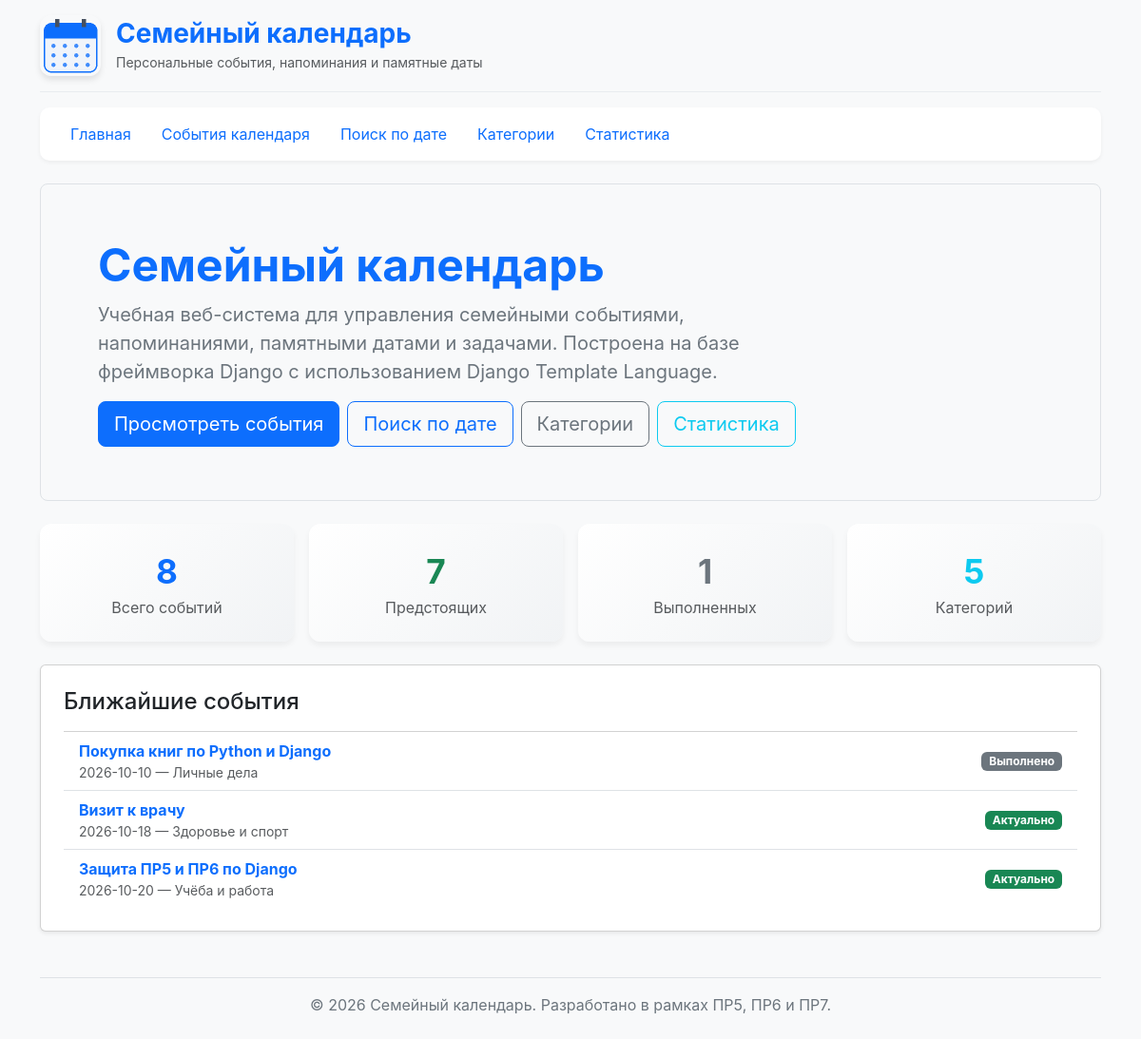
The page / on the database its author committed.
### homepage/views.py (the view)
# urls.py: path("", views.index, name="index"),
def index(request):
    conn = get_connection()
    summary = conn.execute("""
        SELECT
            COUNT(*) AS total_events,
            SUM(CASE WHEN is_completed = 0 THEN 1 ELSE 0 END)
                AS upcoming_count,
            SUM(CASE WHEN is_completed = 1 THEN 1 ELSE 0 END)
                AS completed_count
        FROM events;
    """).fetchone()
    cat_count = conn.execute(
        "SELECT COUNT(*) AS cnt FROM categories;"
    ).fetchone()["cnt"]
    recent_events = conn.execute("""
        SELECT
            events.id,
            events.name,
            events.event_date,
            events.is_completed,
            categories.name AS category,
            categories.icon AS category_icon,
            users.name AS user_name
        FROM events
        JOIN categories ON events.category_id = categories.id
        JOIN users ON events.user_id = users.id
        ORDER BY events.event_date ASC
        LIMIT 3;
    """).fetchall()
    conn.close()
    total_events = summary["total_events"] if summary else 0
    upcoming_count = (
        summary["upcoming_count"]
        if summary and summary["upcoming_count"]
        else 0
    )
    completed_count = (
        summary["completed_count"]
        if summary and summary["completed_count"]
        else 0
    )
    context = {
        "total_events": total_events,
        "upcoming_count": upcoming_count,
        "completed_count": completed_count,
        "categories_count": cat_count,
        "recent_events": recent_events,
    }
    return render(request, "homepage/index.html", context)

### db/database.py (called while the page is built)
def get_connection(db_path=None):
    target_path = Path(db_path) if db_path else DB_PATH
    target_path.parent.mkdir(parents=True, exist_ok=True)
    conn = sqlite3.connect(str(target_path))
    conn.execute("PRAGMA foreign_keys = ON")
    conn.row_factory = sqlite3.Row
    return conn

### homepage/templates/homepage/index.html (shortened to what this page needs)
{% extends "base.html" %}
{% block content %}
<div class="p-4 p-md-5 mb-4 rounded-3 bg-light border">
    <div class="container-fluid py-2">
        <h1 class="display-5 fw-bold text-primary">Семейный календарь</h1>
        <p class="col-md-9 fs-5 text-secondary">
            Учебная веб-система для управления семейными событиями, напоминаниями, памятными датами и задачами.
            Построена на базе фреймворка Django с использованием Django Template Language.
        </p>
        <div class="d-flex flex-wrap gap-2">
            <a href="{% url 'events:list' %}" class="btn btn-primary btn-lg">Просмотреть события</a>
            <a href="{% url 'events:search' %}" class="btn btn-outline-primary btn-lg">Поиск по дате</a>
            <a href="{% url 'categories:list' %}" class="btn btn-outline-secondary btn-lg">Категории</a>
            <a href="{% url 'events:statistics' %}" class="btn btn-outline-info btn-lg">Статистика</a>
        </div>
    </div>
</div>
<div class="row mb-4 g-3">
    <div class="col-md-3">
        <div class="metric-card">
            <div class="metric-number">{{ total_events }}</div>
            <div class="text-muted">Всего событий</div>
        </div>
    </div>
    <div class="col-md-3">
        <div class="metric-card">
            <div class="metric-number text-success">{{ upcoming_count }}</div>
            <div class="text-muted">Предстоящих</div>
        </div>
    </div>
    <div class="col-md-3">
        <div class="metric-card">
            <div class="metric-number text-secondary">{{ completed_count }}</div>
            <div class="text-muted">Выполненных</div>
        </div>
    </div>
    <div class="col-md-3">
        <div class="metric-card">
            <div class="metric-number text-info">{{ categories_count }}</div>
            <div class="text-muted">Категорий</div>
        </div>
    </div>
</div>
<div class="card p-4 shadow-sm">
    <h4 class="mb-3">Ближайшие события</h4>
    {% if recent_events %}
        <ul class="list-group list-group-flush">
            {% for event in recent_events %}
                <li class="list-group-item d-flex justify-content-between align-items-center">
                    <div>
                        <a href="{% url 'events:detail' event.id %}" class="fw-bold text-decoration-none">
                            {{ event.name|default:"Без названия" }}
                        </a>
                        <small class="text-muted d-block">{{ event.event_date }} — {{ event.category }}</small>
                    </div>
                    {% if event.is_completed %}
                        <span class="badge bg-secondary">Выполнено</span>
                    {% else %}
                        <span class="badge bg-success">Актуально</span>
                    {% endif %}
                </li>
            {% endfor %}
        </ul>
    {% else %}
        <p class="text-muted">События пока не добавлены.</p>
    {% endif %}
</div>
{% endblock %}

### templates/base.html (shortened to what this page needs)
{% load static %}<!DOCTYPE html>
<html lang="ru">
<head>
    <link rel="stylesheet" href="https://cdn.jsdelivr.net/npm/bootstrap@5.3.3/dist/css/bootstrap.min.css">
    <link rel="stylesheet" href="{% static 'homepage/css/style.css' %}">
</head>
<body>
    <div class="container">
        <header class="brand-header">
            <img src="{% static 'homepage/img/logo.png' %}" alt="Логотип Семейный календарь" class="calendar-logo">
            <div>
                <h3 class="mb-0 text-primary fw-bold">Семейный календарь</h3>
                <small class="text-muted">Персональные события, напоминания и памятные даты</small>
            </div>
        </header>
        {% include "includes/navigation.html" %}
        <main>
            {% block content %}
            {% endblock %}
        </main>
        <footer class="mt-5 mb-4 text-center">
            <p>© <span id="current-year"></span> Семейный календарь. Разработано в рамках ПР5, ПР6 и ПР7.</p>
        </footer>
    </div>
</body>
</html>

### templates/includes/navigation.html
<nav class="nav navbar-calendar nav-pills">
    <a class="nav-link" href="{% url 'homepage:index' %}">Главная</a>
    <a class="nav-link" href="{% url 'events:list' %}">События календаря</a>
    <a class="nav-link" href="{% url 'events:search' %}">Поиск по дате</a>
    <a class="nav-link" href="{% url 'categories:list' %}">Категории</a>
    <a class="nav-link" href="{% url 'events:statistics' %}">Статистика</a>
</nav>

### homepage/static/homepage/css/style.css (style rules this page uses)
body { min-height: 100vh; background-color: #f8f9fa; color: #212529; font-family: -apple-system, BlinkMacSystemFont, "Segoe UI", Roboto, "Helvetica Neue", Arial, sans-serif; }
.calendar-logo { width: 64px; height: 64px; object-fit: contain; margin-right: 1rem; border-radius: 12px; box-shadow: 0 4px 6px rgba(0, 0, 0, 0.1); }
.brand-header { display: flex; align-items: center; padding: 1rem 0; margin-bottom: 1rem; border-bottom: 1px solid #e9ecef; }
.navbar-calendar { background-color: #ffffff; border-radius: 10px; padding: 0.5rem 1rem; margin-bottom: 1.5rem; box-shadow: 0 2px 4px rgba(0, 0, 0, 0.05); }
.metric-card { border-radius: 12px; border: none; box-shadow: 0 4px 6px rgba(0, 0, 0, 0.05); background: linear-gradient(135deg, #ffffff 0%, #f1f3f5 100%); padding: 1.5rem; text-align: center; }
.metric-number { font-size: 2.2rem; font-weight: 700; color: #0d6efd; }
footer { border-top: 1px solid #dee2e6; padding-top: 1rem; color: #6c757d; }

### rows shown on the page
events: name "Покупка книг по Python и Django", event_date "2026-10-10", category "Личные дела", shows "Выполнено"
events: name "Визит к врачу", event_date "2026-10-18", category "Здоровье и спорт", shows "Актуально"
events: name "Защита ПР5 и ПР6 по Django", event_date "2026-10-20", category "Учёба и работа", shows "Актуально"

### other values the page prints
{{ total_events }} "8"
{{ upcoming_count }} "7"
{{ completed_count }} "1"
{{ categories_count }} "5"
